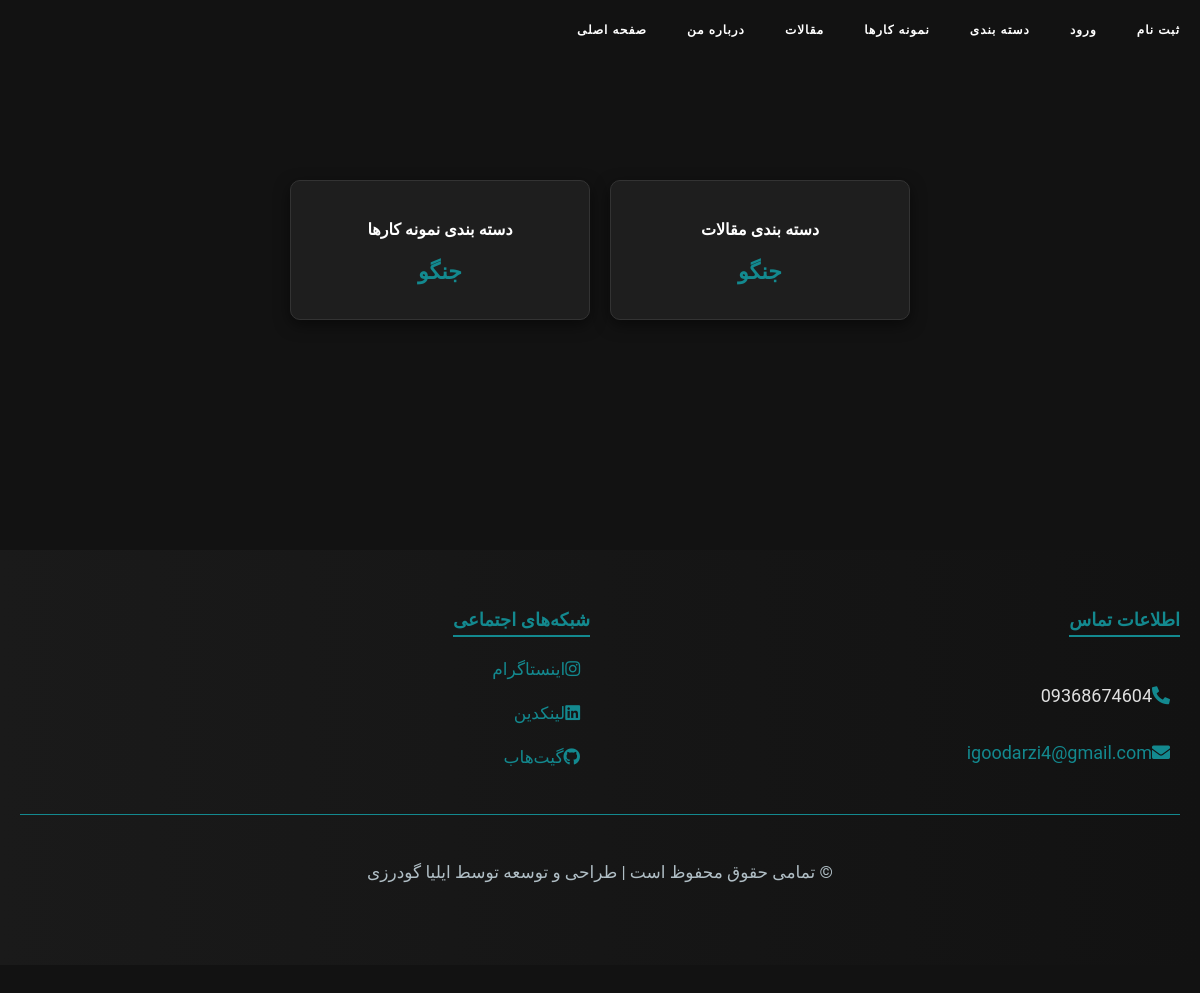
Page /categories/ on the committed database.
### blog/models.py (models this page shows, shortened)
class Category(models.Model):
    name = models.CharField(max_length=200)
    slug = models.SlugField(max_length=200, unique=True)
    class Meta:
        ordering = ('name',)

### resume/models.py (models this page shows, shortened)
class CategoryResume(models.Model):
    name = models.CharField(max_length=100)
    slug = models.SlugField(default='your_default_value', null=False , unique=True)
    class Meta:
        ordering = ('name',)

### site_info/models.py (models this page shows, shortened)
class SiteInfo(models.Model):
    name = models.CharField(max_length=255, verbose_name="نام سایت")
    description = models.TextField(blank=True, null=True, verbose_name="توضیحات")
    image = models.ImageField(upload_to='logo/%Y/%m/%d', blank=True)
    phone = models.CharField(max_length=20, blank=True, null=True, verbose_name="شماره تلفن")
    email = models.EmailField(max_length=254, blank=True, null=True, verbose_name="ایمیل")
    x = models.URLField(blank=True, null=True, verbose_name="لینک ایکس")
    instagram = models.URLField(blank=True, null=True, verbose_name="لینک اینستاگرام")
    linkedin = models.URLField(blank=True, null=True, verbose_name="لینک لینکدین")
    youtube = models.URLField(blank=True, null=True, verbose_name="لینک یوتیوب")
    github = models.URLField(blank=True, null=True, verbose_name="لینک گیت هاب")
    created_at = models.DateTimeField(auto_now_add=True, verbose_name='تاریخ ایجاد')
    updated_at = models.DateTimeField(auto_now=True, verbose_name='تاریخ آخرین بروزرسانی')
    class Meta:
        verbose_name = "تنظیمات سایت"
        verbose_name_plural = "تنظیمات سایت"
        ordering = ['-created_at']
    @classmethod
    def get_info(cls):
        return cls.objects.first()

### home/views.py (the view)
# urls.py: path('categories/', views.combined_category_view, name='combined_category_view'),
def combined_category_view(request):
    categories = Category.objects.all()[:2]  # Fetch two categories from the Blog
    categories_resume = CategoryResume.objects.all()[:2]  # Fetch two categories from Resume
    return render(request, 'home/combined_category.html', {
        'categories': categories,
        'categories_resume': categories_resume
    })

### site_info/context_processors.py (called while the page is built)
def site_info(request):
    return {
        'site_info': SiteInfo.get_info(),
    }

### home/templates/home/combined_category.html (shortened to what this page needs)
{% extends 'home/base.html' %}
{% load static %}
{% block content %}
<div class="categories-wrapper" dir="rtl">
    <div class="category-box articles-box">
        <h2>دسته بندی مقالات</h2>
        <ul>
            {% for category in categories %}
                <li><a href="{% url 'blog_category_detail' category.slug %}">{{ category.name }}</a></li>
            {% endfor %}
        </ul>
    </div>
    <div class="category-box resumes-box">
        <h2>دسته بندی نمونه کارها</h2>
        <ul>
            {% for category in categories_resume %}
                <li><a href="{% url 'category_detail' category.slug %}">{{ category.name }}</a></li>
            {% endfor %}
        </ul>
    </div>
</div>
{% endblock %}

### home/templates/home/footer.html (shortened to what this page needs)
<footer class="footer-section">
    <div class="footer-container">
        <div class="footer-row">
            <div class="footer-column contact-column">
                <h4 class="footer-title">اطلاعات تماس</h4>
                <div class="contact-details">
                    <p class="contact-info">
                        <i class="fas fa-phone-alt"></i>{{ site_info.phone }}
                    </p>
                    <p class="contact-info">
                        <i class="fas fa-envelope"></i>
                        <a href="mailto:{{ site_info.email }}" class="contact-link">{{ site_info.email }}</a>
                    </p>
                </div>
            </div>
            <div class="footer-column social-column">
                <h4 class="footer-title">شبکه‌های اجتماعی</h4>
                <ul class="social-list">
                    {% if site_info.instagram %}
                        <li class="social-item">
                            <a href="{{ site_info.instagram }}" target="_blank" class="social-anchor">
                                <i class="fab fa-instagram"></i> اینستاگرام
                            </a>
                        </li>
                    {% endif %}
                    {% if site_info.linkedin %}
                        <li class="social-item">
                            <a href="{{ site_info.linkedin }}" target="_blank" class="social-anchor">
                                <i class="fab fa-linkedin"></i> لینکدین
                            </a>
                        </li>
                    {% endif %}
                    {% if site_info.github %}
                        <li class="social-item">
                            <a href="{{ site_info.github }}" target="_blank" class="social-anchor">
                                <i class="fab fa-github"></i> گیت‌هاب
                            </a>
                        </li>
                    {% endif %}
                </ul>
            </div>
        </div>
        <div class="footer-bottom">
            <p class="copyright-text">© {{ current_year }} تمامی حقوق محفوظ است | طراحی و توسعه توسط ایلیا گودرزی</p>
        </div>
    </div>
</footer>

### static/css/blog_detail.css (style rules this page uses)
body { margin: 0; padding: 0; font-family: 'Vazir', 'Arial', sans-serif; background-color: #000; color: #fff; line-height: 1.8; direction: rtl; }

### static/css/blog_b.css (style rules this page uses)
body { background-color: #121212; color: #13898f; font-family: 'Roboto', sans-serif; line-height: 1.6; }

### static/css/category.css (style rules this page uses)
body { font-family: 'Roboto', sans-serif; background-color: #121212; color: #e0e0e0; margin: 0; padding: 0; }
.categories-wrapper { display: flex; justify-content: center; flex-wrap: wrap; gap: 40px; padding: 180px 20px; }
.category-box { background-color: #1e1e1e; border: 1px solid #333; border-radius: 10px; width: 300px; padding: 20px; box-shadow: 0 5px 15px rgba(0, 0, 0, 0.5); transition: transform 0.3s ease, box-shadow 0.3s ease; text-align: center; }
.category-box h2 { font-size: 1.6rem; color: #ffffff; margin-bottom: 15px; }
.category-box ul { list-style-type: none; padding: 0; margin: 0; }
.category-box li { margin: 10px 0; }
.category-box a { text-decoration: none; color: #13898f; font-weight: bold; font-size: 1.1em; transition: color 0.3s ease, text-shadow 0.3s ease; }

### static/css/category_detail.css (style rules this page uses)
body { font-family: 'Roboto', sans-serif; background-color: #121212; color: #e0e0e0; margin: 0; padding: 0; }
.categories-wrapper { display: flex; flex-wrap: wrap; gap: 20px; justify-content: center; padding: 180px 20px; }

### static/css/about_a.css (style rules this page uses)
body { font-family: 'Arial', sans-serif; line-height: 1.6; margin: 0; padding: 0; background-color: #000000; color: #ffffff; }

### static/css/footers.css (style rules this page uses)
.footer-section { background: linear-gradient(to right, #1a1a1a, #121212); color: #e0e0e0; padding: 50px 20px; font-family: 'Roboto', sans-serif; }
.footer-container { max-width: 1200px; margin: 0 auto; }
.footer-row { display: flex; flex-wrap: wrap; justify-content: space-between; gap: 20px; }
.footer-column { flex: 1; min-width: 250px; }
.footer-title { font-size: 1.8rem; margin-bottom: 15px; color: #13898f; border-bottom: 2px solid #13898f; display: inline-block; padding-bottom: 5px; }
.contact-details, .social-list { line-height: 2; }
.contact-info, .social-item { font-size: 1.8rem; margin-bottom: 10px; display: flex; align-items: center; }
.contact-info i, .social-anchor i { margin-right: 10px; color: #13898f; }
.contact-link, .social-anchor { color: #13898f; text-decoration: none; transition: color 0.3s ease; }
.social-list { list-style: none; padding: 0; margin: 0; }
.social-item { margin-bottom: 10px; }
.social-anchor { font-size: 1.7rem; text-decoration: none; display: flex; align-items: center; transition: all 0.3s ease-in-out; }
.footer-bottom { text-align: center; margin-top: 30px; padding-top: 15px; border-top: 1px solid #13898f; font-size: 1.7rem; color: #b0bec5; }

### static/css/resume_details.css (style rules this page uses)
body { background-color: #121212; color: #e0e0e0; font-family: 'Vazir', 'Roboto', sans-serif; line-height: 1.8; margin: 0; padding: 0; }

### static/css/resume_list.css (style rules this page uses)
body { background-color: #121212; color: #13898f; font-family: 'Roboto', sans-serif; line-height: 1.6; }

### rows in the picture
Category: name "جنگو"
CategoryResume: name "جنگو"
SiteInfo: phone "09368674604", email "igoodarzi4@gmail.com"
